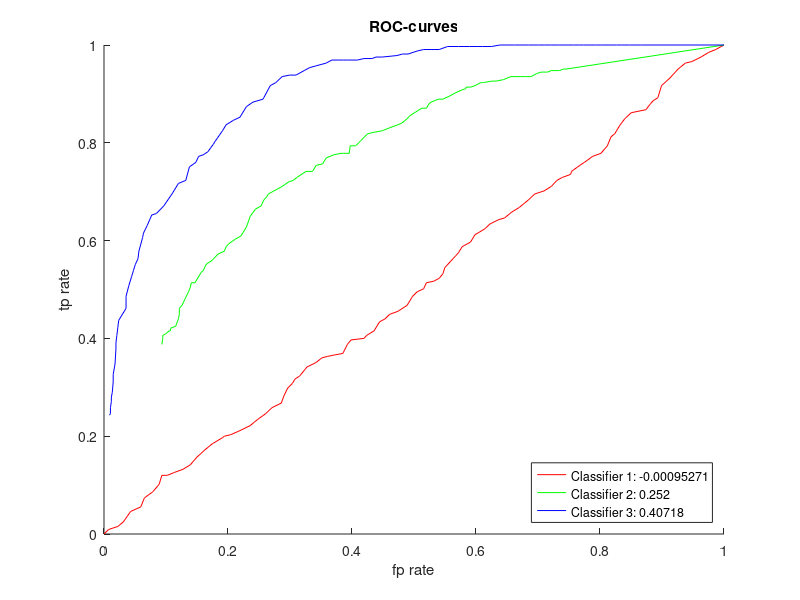

The MATLAB script that drew this image:
function ex5()
    % cleanup
    clear all;
    close all;
    clc;

    % load GRI scores
    load('scores1.mat');
    load('scores2.mat');
    load('scores3.mat');
    load('targets.mat');

    % how many points to compute and plot?
    n_points = 100;
    
    % compute ROC-curve for classifier 1, 2 and 3
    points1 = generate_roc_curve(scores1, targets, n_points);
    points2 = generate_roc_curve(scores2, targets, n_points);
    points3 = generate_roc_curve(scores3, targets, n_points);
    
    % compute area using trapz
    area1 = abs(trapz(points1(1, :), points1(2, :))) - 0.5;
    area2 = abs(trapz(points2(1, :), points2(2, :))) - 0.5;
    area3 = abs(trapz(points3(1, :), points3(2, :))) - 0.5;
    
    % plot everything
    figure;
    hold on;
    plot(points1(1, :), points1(2, :), 'r');
    plot(points2(1, :), points2(2, :), 'g');
    plot(points3(1, :), points3(2, :), 'b');
    hold off;
    xlabel('fp rate');
    ylabel('tp rate');
    title('ROC-curves');
    legend(['Classifier 1: ' num2str(area1)], ... 'Classifier 2', 'Classifier 3', 'Location', 'SouthEast');
           ['Classifier 2: ' num2str(area2)], ...
           ['Classifier 3: ' num2str(area3)], ...
            'Location', 'SouthEast');
end

% generates points for ROC-curve
function points = generate_roc_curve(scores, targets, n_points)
    % array with 2D-points
    points = zeros(2, n_points);
    
    % compute stepwidth for threshold -> [0..1]
    threshs = -eps:1/(n_points-1):1;
    
    for i = 1:n_points
        [tprate, fprate] = compute_tp_and_fp_rate(scores, targets, threshs(i));
        points(2, i) = tprate;
        points(1, i) = fprate;
    end
end

% computes tp and fprate for a given threshold
function [tprate, fprate] = compute_tp_and_fp_rate(scores, targets, threshold)
    ground_truth_positives = sum(targets == 1);
    ground_truth_negatives = sum(targets == 0);
    
    true_positives = sum(targets == 1 & scores > threshold);
    false_positives = sum(targets == 0 & scores > threshold);
    
    tprate = true_positives/ground_truth_positives;
    fprate = false_positives/ground_truth_negatives;
end